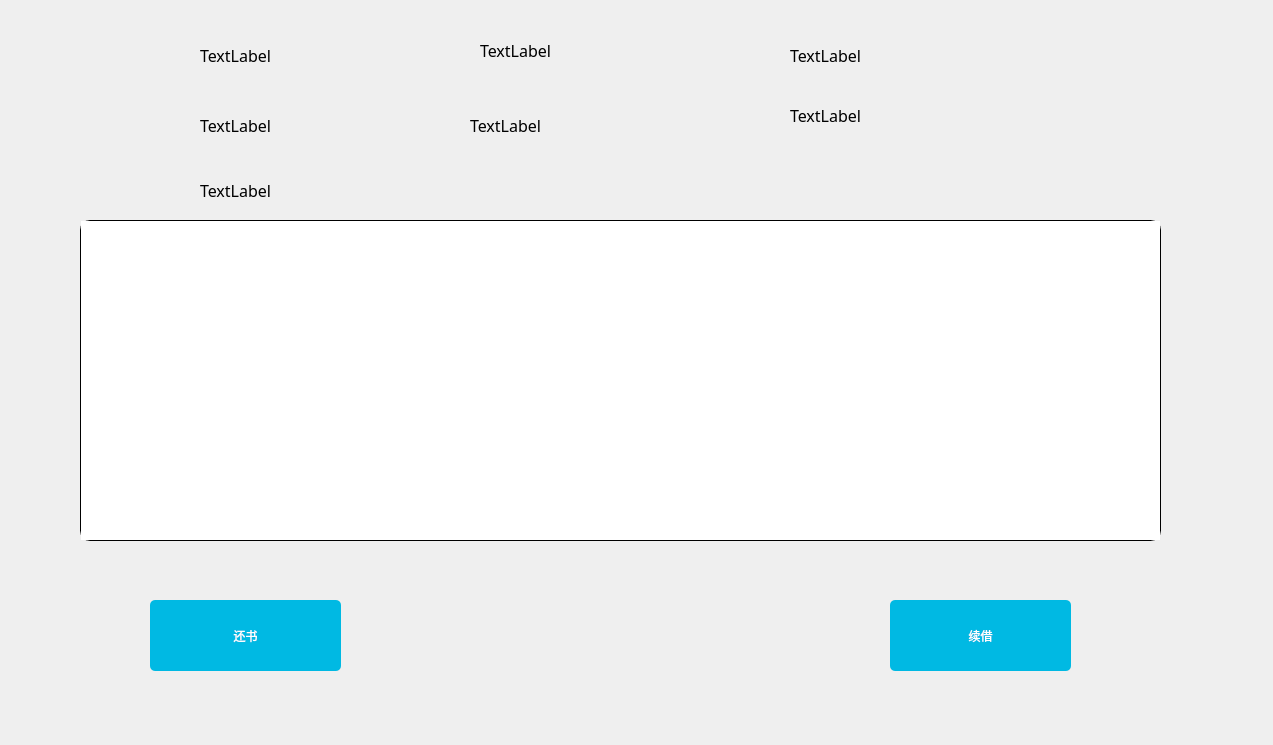
<?xml version="1.0" encoding="UTF-8"?>
<ui version="4.0">
 <class>PersonInfo</class>
 <widget class="QDialog" name="PersonInfo">
  <property name="geometry">
   <rect>
    <x>0</x>
    <y>0</y>
    <width>1273</width>
    <height>745</height>
   </rect>
  </property>
  <property name="windowTitle">
   <string>Dialog</string>
  </property>
  <widget class="QTableWidget" name="tableWidget">
   <property name="geometry">
    <rect>
     <x>80</x>
     <y>220</y>
     <width>1081</width>
     <height>321</height>
    </rect>
   </property>
   <property name="styleSheet">
    <string notr="true">font: 10pt &quot;微软雅黑&quot;;
border:1px solid black;
border-radius:10px;</string>
   </property>
  </widget>
  <widget class="QLabel" name="label_4">
   <property name="geometry">
    <rect>
     <x>790</x>
     <y>90</y>
     <width>211</width>
     <height>51</height>
    </rect>
   </property>
   <property name="font">
    <font>
     <family>微软雅黑</family>
     <pointsize>12</pointsize>
     <weight>9</weight>
     <italic>false</italic>
     <bold>false</bold>
    </font>
   </property>
   <property name="styleSheet">
    <string notr="true">color: rgb(0, 0, 0);
font: 75 12pt &quot;微软雅黑&quot;;</string>
   </property>
   <property name="text">
    <string>TextLabel</string>
   </property>
  </widget>
  <widget class="QLabel" name="label">
   <property name="geometry">
    <rect>
     <x>470</x>
     <y>100</y>
     <width>201</width>
     <height>51</height>
    </rect>
   </property>
   <property name="font">
    <font>
     <family>微软雅黑</family>
     <pointsize>12</pointsize>
     <weight>9</weight>
     <italic>false</italic>
     <bold>false</bold>
    </font>
   </property>
   <property name="styleSheet">
    <string notr="true">color: rgb(0, 0, 0);
font: 75 12pt &quot;微软雅黑&quot;;</string>
   </property>
   <property name="text">
    <string>TextLabel</string>
   </property>
  </widget>
  <widget class="QLabel" name="label_2">
   <property name="geometry">
    <rect>
     <x>790</x>
     <y>10</y>
     <width>201</width>
     <height>91</height>
    </rect>
   </property>
   <property name="font">
    <font>
     <family>微软雅黑</family>
     <pointsize>12</pointsize>
     <weight>9</weight>
     <italic>false</italic>
     <bold>false</bold>
    </font>
   </property>
   <property name="styleSheet">
    <string notr="true">color: rgb(0, 0, 0);
font: 75 12pt &quot;微软雅黑&quot;;</string>
   </property>
   <property name="text">
    <string>TextLabel</string>
   </property>
  </widget>
  <widget class="QLabel" name="label_6">
   <property name="geometry">
    <rect>
     <x>480</x>
     <y>10</y>
     <width>201</width>
     <height>81</height>
    </rect>
   </property>
   <property name="font">
    <font>
     <family>微软雅黑</family>
     <pointsize>12</pointsize>
     <weight>9</weight>
     <italic>false</italic>
     <bold>false</bold>
    </font>
   </property>
   <property name="styleSheet">
    <string notr="true">color: rgb(0, 0, 0);
font: 75 12pt &quot;微软雅黑&quot;;</string>
   </property>
   <property name="text">
    <string>TextLabel</string>
   </property>
  </widget>
  <widget class="QLabel" name="label_5">
   <property name="geometry">
    <rect>
     <x>200</x>
     <y>90</y>
     <width>171</width>
     <height>71</height>
    </rect>
   </property>
   <property name="font">
    <font>
     <family>微软雅黑</family>
     <pointsize>12</pointsize>
     <weight>9</weight>
     <italic>false</italic>
     <bold>false</bold>
    </font>
   </property>
   <property name="styleSheet">
    <string notr="true">color: rgb(0, 0, 0);
font: 75 12pt &quot;微软雅黑&quot;;</string>
   </property>
   <property name="text">
    <string>TextLabel</string>
   </property>
  </widget>
  <widget class="QLabel" name="label_3">
   <property name="geometry">
    <rect>
     <x>200</x>
     <y>20</y>
     <width>161</width>
     <height>71</height>
    </rect>
   </property>
   <property name="font">
    <font>
     <family>微软雅黑</family>
     <pointsize>12</pointsize>
     <weight>9</weight>
     <italic>false</italic>
     <bold>false</bold>
    </font>
   </property>
   <property name="styleSheet">
    <string notr="true">color: rgb(0, 0, 0);
font: 75 12pt &quot;微软雅黑&quot;;</string>
   </property>
   <property name="text">
    <string>TextLabel</string>
   </property>
  </widget>
  <widget class="QLabel" name="label_7">
   <property name="geometry">
    <rect>
     <x>200</x>
     <y>170</y>
     <width>211</width>
     <height>41</height>
    </rect>
   </property>
   <property name="font">
    <font>
     <family>微软雅黑</family>
     <pointsize>12</pointsize>
     <weight>9</weight>
     <italic>false</italic>
     <bold>false</bold>
    </font>
   </property>
   <property name="styleSheet">
    <string notr="true">color: rgb(0, 0, 0);
font: 75 12pt &quot;微软雅黑&quot;;</string>
   </property>
   <property name="text">
    <string>TextLabel</string>
   </property>
  </widget>
  <widget class="QPushButton" name="pushButton">
   <property name="geometry">
    <rect>
     <x>890</x>
     <y>600</y>
     <width>181</width>
     <height>71</height>
    </rect>
   </property>
   <property name="styleSheet">
    <string notr="true">color: rgb(255, 255, 255);
font: 12pt &quot;微软雅黑&quot;;
background-color: rgb(0, 185, 227);
border-radius:5px;
width:130px;
 height:70px;</string>
   </property>
   <property name="text">
    <string>续借</string>
   </property>
  </widget>
  <widget class="QPushButton" name="pushButton_2">
   <property name="geometry">
    <rect>
     <x>150</x>
     <y>600</y>
     <width>191</width>
     <height>71</height>
    </rect>
   </property>
   <property name="styleSheet">
    <string notr="true">color: rgb(255, 255, 255);
font: 12pt &quot;微软雅黑&quot;;
background-color: rgb(0, 185, 227);
border-radius:5px;
width:130px;
 height:70px;</string>
   </property>
   <property name="text">
    <string>还书</string>
   </property>
  </widget>
 </widget>
 <resources/>
 <connections/>
</ui>
